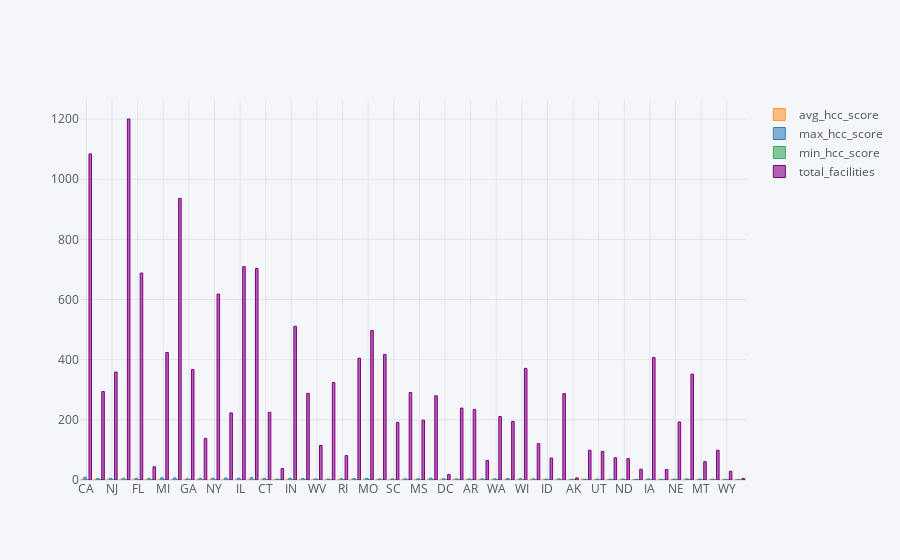

Here is the notebook cell this chart was saved with:
### Code cell
HCC_Scores.iplot(kind='bar', x='state' )

### Figure 1 — Plotly figure (JSON) as saved in the notebook; plotly's stock layout.template omitted (floating-point values rounded to 4 significant figures)
{"data": [{"marker": {"color": "rgba(255, 153, 51, 0.6)", "line": {"color": "rgba(255, 153, 51, 1.0)", "width": 1}}, "name": "avg_hcc_score", "orientation": "v", "text": "", "type": "bar", "x": ["CA", "LA", "NJ", "TX", "FL", "NV", "MI", "OH", "GA", "AZ", "NY", "MD", "IL", "PA", "CT", "DE", "IN", "KY", "WV", "TN", "RI", "MA", "MO", "NC", "SC", "OK", "MS", "VA", "DC", "AL", "AR", "NM", "WA", "CO", "WI", "OR", "ID", "KS", "AK", "ME", "UT", "NH", "ND", "VT", "IA", "HI", "NE", "MN", "MT", "SD", "WY", "PR"], "y": [2.613, 2.558, 2.556, 2.546, 2.514, 2.513, 2.504, 2.455, 2.45, 2.415, 2.396, 2.395, 2.388, 2.377, 2.335, 2.331, 2.331, 2.326, 2.309, 2.306, 2.306, 2.299, 2.297, 2.279, 2.276, 2.256, 2.249, 2.247, 2.218, 2.174, 2.161, 2.153, 2.139, 2.137, 2.088, 2.058, 2.044, 2.031, 2.029, 2.008, 1.983, 1.973, 1.937, 1.931, 1.915, 1.914, 1.912, 1.908, 1.851, 1.836, 1.744, 1.322]}, {"marker": {"color": "rgba(55, 128, 191, 0.6)", "line": {"color": "rgba(55, 128, 191, 1.0)", "width": 1}}, "name": "max_hcc_score", "orientation": "v", "text": "", "type": "bar", "x": ["CA", "LA", "NJ", "TX", "FL", "NV", "MI", "OH", "GA", "AZ", "NY", "MD", "IL", "PA", "CT", "DE", "IN", "KY", "WV", "TN", "RI", "MA", "MO", "NC", "SC", "OK", "MS", "VA", "DC", "AL", "AR", "NM", "WA", "CO", "WI", "OR", "ID", "KS", "AK", "ME", "UT", "NH", "ND", "VT", "IA", "HI", "NE", "MN", "MT", "SD", "WY", "PR"], "y": [9.15, 4.91, 5.36, 5.75, 5.7, 4.73, 7.12, 7.07, 4.31, 5.42, 6.09, 6.77, 6.21, 7.84, 5.51, 3.24, 5.93, 4.74, 3.55, 3.33, 4.06, 5.2, 5.33, 3.7, 3.92, 4.3, 4.09, 6, 4.21, 3.98, 3.65, 3.85, 3.84, 5.02, 4.45, 3.97, 3.21, 3.79, 2.32, 2.74, 3.16, 2.69, 3.21, 2.44, 3.92, 2.75, 3.16, 3.99, 3.08, 3.02, 2.37, 1.6]}, {"marker": {"color": "rgba(50, 171, 96, 0.6)", "line": {"color": "rgba(50, 171, 96, 1.0)", "width": 1}}, "name": "min_hcc_score", "orientation": "v", "text": "", "type": "bar", "x": ["CA", "LA", "NJ", "TX", "FL", "NV", "MI", "OH", "GA", "AZ", "NY", "MD", "IL", "PA", "CT", "DE", "IN", "KY", "WV", "TN", "RI", "MA", "MO", "NC", "SC", "OK", "MS", "VA", "DC", "AL", "AR", "NM", "WA", "CO", "WI", "OR", "ID", "KS", "AK", "ME", "UT", "NH", "ND", "VT", "IA", "HI", "NE", "MN", "MT", "SD", "WY", "PR"], "y": [1.11, 1.39, 1.53, 1.23, 1.11, 1.49, 1.2, 0.85, 1.3, 1.27, 1.16, 1.15, 0.81, 1.12, 1.32, 1.28, 1.3, 1.36, 1.45, 1.18, 1.49, 1.11, 1.39, 1.12, 0.99, 1.16, 1.22, 0.87, 1.17, 1.24, 1.17, 1.27, 1.37, 0.84, 0.86, 1.33, 1.26, 0.93, 1.77, 1.34, 1.11, 1.15, 1.27, 1.54, 1.14, 0.75, 1.17, 1.17, 0.79, 0.97, 1.12, 1.07]}, {"marker": {"color": "rgba(128, 0, 128, 0.6)", "line": {"color": "rgba(128, 0, 128, 1.0)", "width": 1}}, "name": "total_facilities", "orientation": "v", "text": "", "type": "bar", "x": ["CA", "LA", "NJ", "TX", "FL", "NV", "MI", "OH", "GA", "AZ", "NY", "MD", "IL", "PA", "CT", "DE", "IN", "KY", "WV", "TN", "RI", "MA", "MO", "NC", "SC", "OK", "MS", "VA", "DC", "AL", "AR", "NM", "WA", "CO", "WI", "OR", "ID", "KS", "AK", "ME", "UT", "NH", "ND", "VT", "IA", "HI", "NE", "MN", "MT", "SD", "WY", "PR"], "y": [1084, 294, 359, 1200, 688, 44, 424, 936, 367, 138, 618, 223, 709, 703, 225, 38, 511, 288, 115, 324, 81, 405, 497, 417, 191, 291, 199, 280, 18, 239, 234, 65, 211, 195, 371, 121, 73, 287, 7, 99, 95, 74, 71, 36, 407, 35, 193, 352, 61, 99, 29, 5]}], "layout": {"legend": {"bgcolor": "#F5F6F9", "font": {"color": "#4D5663"}}, "paper_bgcolor": "#F5F6F9", "plot_bgcolor": "#F5F6F9", "title": {"font": {"color": "#4D5663"}}, "xaxis": {"gridcolor": "#E1E5ED", "showgrid": true, "tickfont": {"color": "#4D5663"}, "title": {"font": {"color": "#4D5663"}, "text": ""}, "zerolinecolor": "#E1E5ED"}, "yaxis": {"gridcolor": "#E1E5ED", "showgrid": true, "tickfont": {"color": "#4D5663"}, "title": {"font": {"color": "#4D5663"}, "text": ""}, "zerolinecolor": "#E1E5ED"}}}
